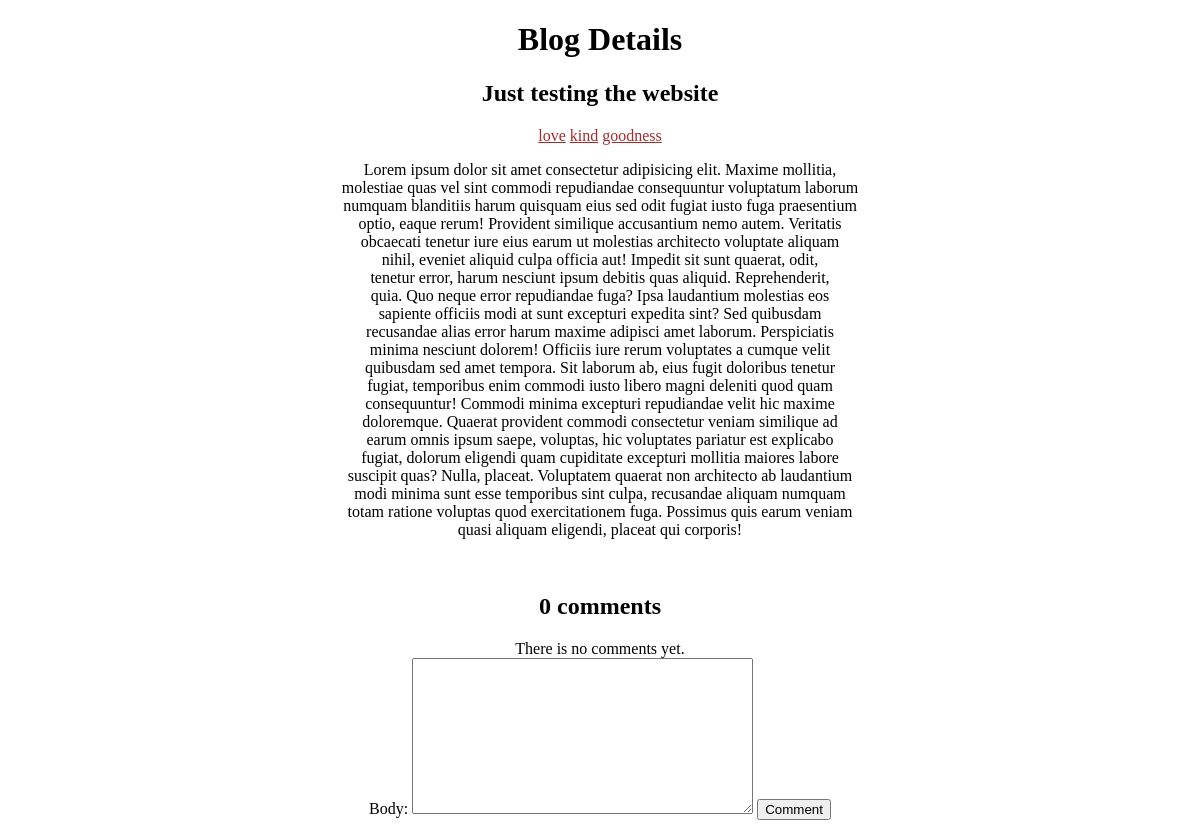
The page /blog/blog-details/3/just-testing-the-website on the database as committed earlier.
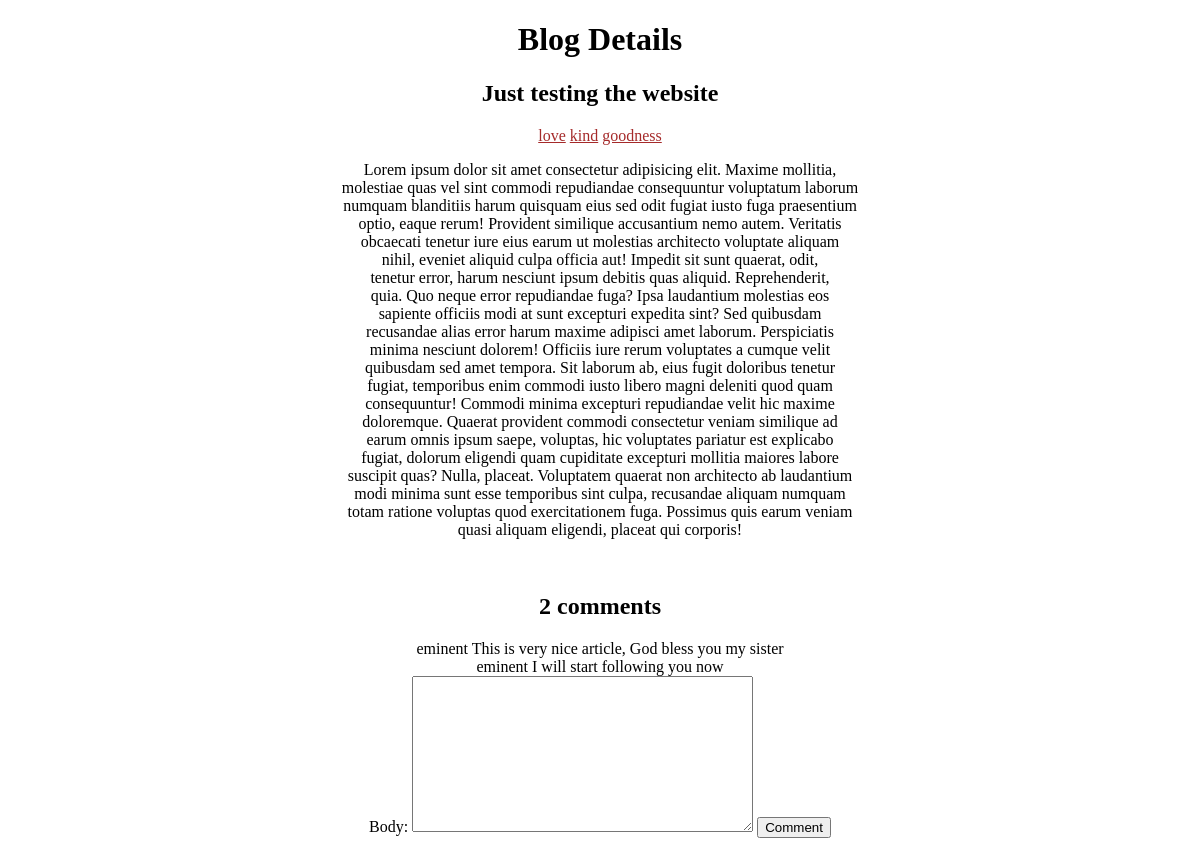
The same page on the database as committed later.
### category/models.py (models this page shows)
class Category(models.Model):
    title = models.CharField(max_length=100, null=True, blank=True)
    def __str__(self):
        return self.title
    def get_absolute_url(self):
        return reverse('category', args=[self.title])

### Blog/models.py (models this page shows)
class BlogComment(models.Model):
    blog_id = models.ForeignKey(Blog, on_delete=models.CASCADE, related_name='blog_comment')
    user = models.ForeignKey(User, on_delete=models.CASCADE)
    body = models.TextField(max_length=250)
    created = models.DateTimeField(auto_now_add=True)
    likes_count = models.IntegerField(default=0)

### Blog/views.py (the view, shortened to what this page needs)
# urls.py: path("blog-details/<int:pk>/<slug:post>", blogDetail, name="blogDetails"),
def blogDetail(request, pk, post):
    blog = get_object_or_404(Blog, id=pk, slug=post)
    user = request.user.id
    comments = BlogComment.objects.filter(blog_id=pk).all()
    comment_form = BlogCommentForm()
    template = loader.get_template("Blog/blogDetail.html")
    context = {"blog": blog, "comment_form": comment_form, "comments": comments}
    return HttpResponse(template.render(context, request))

### Blog/forms.py
class BlogCommentForm(forms.ModelForm):
    body = forms.CharField(widget=forms.Textarea(attrs=""))
    class Meta:
        model = BlogComment
        fields = ("body",)

### templates/Blog/blogDetail.html (shortened to what this page needs)
<!DOCTYPE html>
<html lang="en">
<head>
</head>
<body>
    <h1>Blog Details</h1>
    <h2>{{ blog.title }}</h2>
    <div style="display:block;">
        {% for category in blog.categories.all %}
        <a style="color:brown" href="{{ category.get_absolute_url }}">{{ category }}</a>
        {% endfor %}
    </div>
    <p> {{ blog.body | safe }} </p>
    {% with comments.count as total_count %}
    <div>
        <h2>{{ total_count }} comment{{ total_count | pluralize }}</h2>
        {% for comment in comments %}
        <div>
           {{ comment.user.username }}
           {{ comment.body }}
        </div>
        {% empty %}
        There is no comments yet.
        {% endfor %}
    </div>
    {% endwith %}
    <form method="POST">
        {{ comment_form }}
        <input type="submit" value="Comment">
    </form>
</body>
</html>

Rows that differ between the two databases and show on the page:
added BlogComment: user.username "eminent", body "This is very nice article, God bless you my sister"
added BlogComment: user.username "eminent", body "I will start following you now"
Other text that changed with them:
{{ total_count }}: "0" → "2"
text no longer shown: "There is no comments yet."
